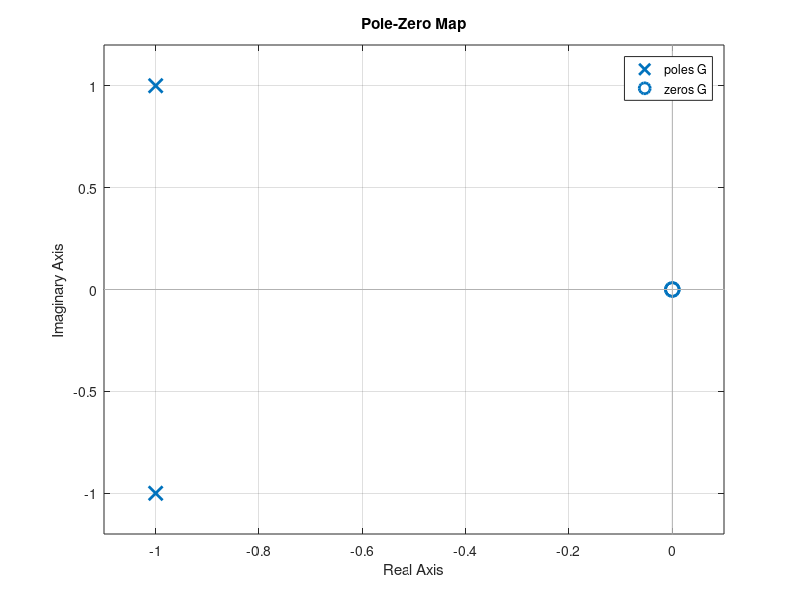

Reproduce this figure in MATLAB. (Note: this script raises an error after producing the figure.)
clc; clear all

% Transfer function: s^2/(s^2+2*s+2)

disp('Transfer function:')
G = tf([1 0 0],[1 2 2])

% Poles and zeros
poles = pole(G)
zeros = zero(G)

% Pole-zero map
pzmap(G)
grid on

% DC gain
syms s
G = @(s) s^2/(s^2+2*s+2);
DC_gain = limit(G(s),s,0);
fprintf('DC gain: %f\n',DC_gain)

% Initial value
Initial_val = limit(s*G(s),s,Inf);
fprintf('Initial value: %.3f\n',Initial_val);

% Final value
Final_val = limit(s*G(s),s,0);
fprintf('Final value: %.3f\n',Final_val);
